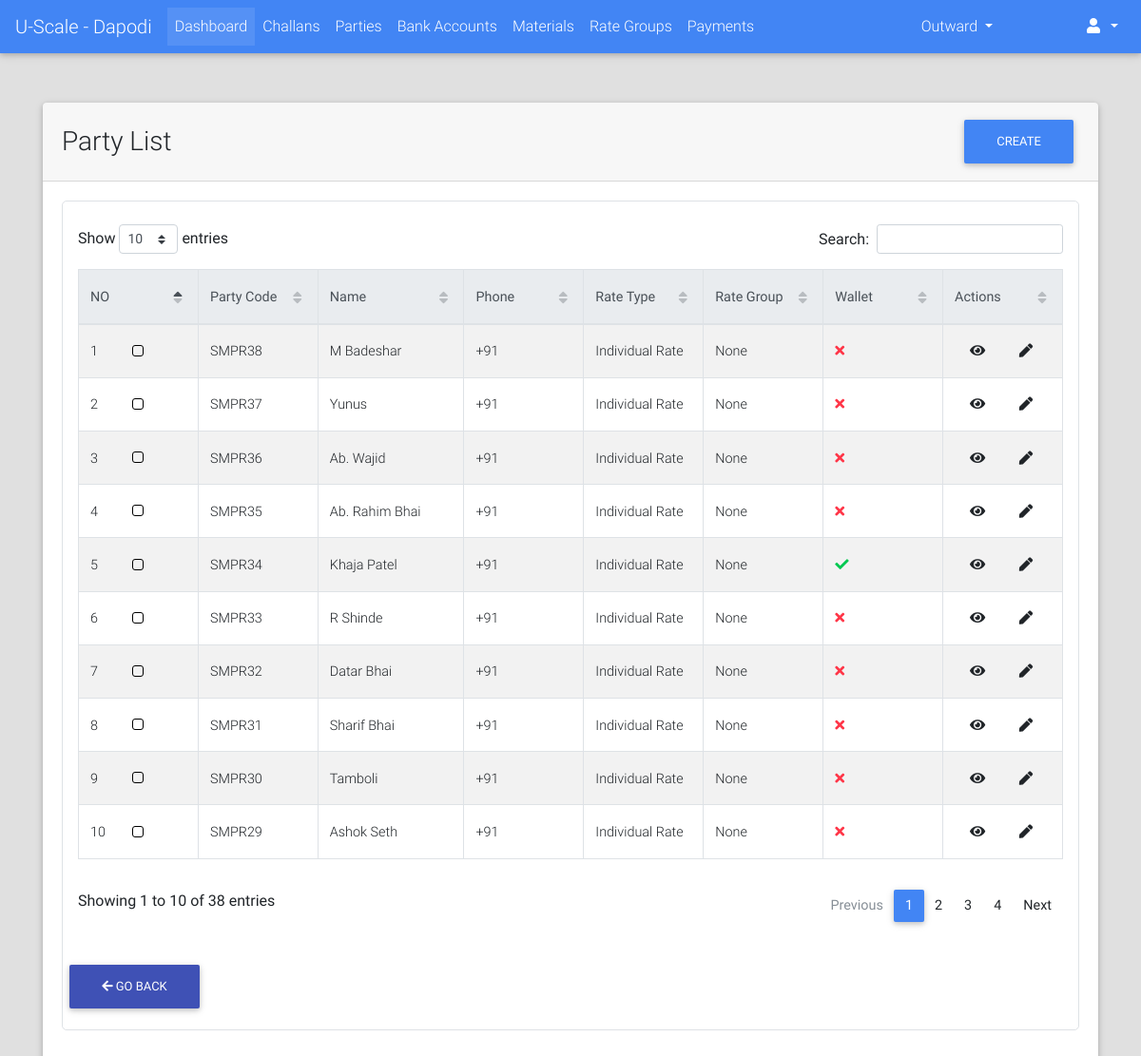
/parties/list/ (signed in), run on the app's committed database.
### parties/models.py (models this page shows, shortened)
class Party(models.Model):
    RATE_TYPE_CHOICES = (("GR", "Group Rate"), ("IR", "Individual Rate"))
    rate_type = models.CharField(max_length=2, choices=RATE_TYPE_CHOICES)
    rate_group = models.ForeignKey("rates.RateGroup", on_delete=models.PROTECT, blank=True, null=True)
    name = models.CharField(max_length=128)
    party_code = models.CharField(max_length=32, blank=True)
    address = models.TextField(blank=True)
    phone = models.CharField(max_length=13)
    whatsapp = models.CharField(max_length=13, blank=True)
    email = models.EmailField(blank=True, null=True)
    extra_info = models.TextField(blank=True)
    is_wallet_party = models.BooleanField(default=False)
    is_active = models.BooleanField(default=True)
    @property
    def get_absolute_url(self):
        return reverse_lazy("parties:detail", kwargs={"party_code": self.party_code})
    @property
    def get_update_url(self):
        return reverse_lazy("parties:update", kwargs={"party_code": self.party_code})
    class Meta:
        verbose_name = "Party"
        verbose_name_plural = "Parties"

### parties/views.py (the view)
class PartyListView(LoginRequiredMixin, ListView):
    model = Party
    context_object_name = "parties"
    template_name = "parties/list.html"
    ordering = "-id"
    def get_queryset(self):
        qs = super().get_queryset()
        return qs.filter(is_active=True)

### portal/templates/parties/list.html (shortened to what this page needs)
{% extends "portal/base.html" %}
{% load crispy_forms_tags %}
{% load static %}
{% block custom_links %}
    <link href="{% static "css/addons/datatables.min.css" %}" rel="stylesheet">
    <link href="{% static "css/addons/datatables-select.min.css" %}" rel="stylesheet">
{% endblock %}
{% block content %}
    <br><br>
    <div class="container">
        <div class="card">
            <div class="card-header">
                <div class="row">
                    <div class="col-lg-9 m-auto">
                        <h3 class="m-auto">Party List</h3>
                    </div>
                    <div class="col-lg-3">
                        <a class="float-right" href="{% url "parties:add" %}"><button class="btn btn-primary">Create</button></a>
                    </div>
                </div>
            </div>
            <div class="card-body">
                 <div class="table p-3 border" style="border-radius: 5px">
                     <table id="dt-basic-checkbox" class="table table-striped table-bordered" cellspacing="0" width="100%">
                         <thead class="thead-light">
                            <th class="th-sm">NO</th>
                            <th class="th-sm">Party Code</th>
                            <th class="th-sm">Name</th>
                            <th class="th-sm">Phone</th>
                            <th class="th-sm">Rate Type</th>
                            <th class="th-sm">Rate Group</th>
                            <th class="th-sm">Wallet</th>
                            <th class="th-sm">Actions</th>
                         </thead>
                         <tbody>
                             {% if parties %}
                                 {% for party in parties %}
                                     <tr>
                                        <td>{{ forloop.counter }}</td>
                                         <td><a href="{{ party.get_absolute_url }}">{{ party.party_code }}</a></td>
                                        <td>{{ party.name }}</td>
                                        <td>{{ party.phone }}</td>
                                        <td>{{ party.get_rate_type_display }}</td>
                                        <td>{{ party.rate_group }}</td>
                                        <td>
                                            {% if party.is_wallet_party %}
                                                <i class="fa fa-check text-success"></i>
                                            {% else %}
                                                <i class="fa fa-times text-danger"></i>
                                            {% endif %}
                                        </td>
                                        <td class="m-auto">
                                            <a class="m-3" href="{{ party.get_absolute_url }}"><i class="fa fa-eye"></i></a>
                                            <a class="m-3" href="{{ party.get_update_url }}"><i class="fa fa-pen"></i></a>
                                        </td>
                                     </tr>
                                 {% endfor %}
                             {% else %}
                                 <span class="text-black-50 font-weight-bold">No Parties Found</span>
                             {% endif %}
                         </tbody>
                    </table>
                    {% include "portal/goback_btn.html" %}
                 </div>
            </div>
        </div>
    </div>
{% endblock %}

### data on the page
Party: party_code "SMPR38", name "M Badeshar", phone "+91", rate_type "Individual Rate", rate_group "None", is_wallet_party False (drawn)
Party: party_code "SMPR37", name "Yunus", phone "+91", rate_type "Individual Rate", rate_group "None", is_wallet_party False (drawn)
Party: party_code "SMPR36", name "Ab. Wajid", phone "+91", rate_type "Individual Rate", rate_group "None", is_wallet_party False (drawn)
Party: party_code "SMPR35", name "Ab. Rahim Bhai", phone "+91", rate_type "Individual Rate", rate_group "None", is_wallet_party False (drawn)
Party: party_code "SMPR34", name "Khaja Patel", phone "+91", rate_type "Individual Rate", rate_group "None", is_wallet_party True (drawn)
Party: party_code "SMPR33", name "R Shinde", phone "+91", rate_type "Individual Rate", rate_group "None", is_wallet_party False (drawn)
Party: party_code "SMPR32", name "Datar Bhai", phone "+91", rate_type "Individual Rate", rate_group "None", is_wallet_party False (drawn)
Party: party_code "SMPR31", name "Sharif Bhai", phone "+91", rate_type "Individual Rate", rate_group "None", is_wallet_party False (drawn)
Party: party_code "SMPR30", name "Tamboli", phone "+91", rate_type "Individual Rate", rate_group "None", is_wallet_party False (drawn)
Party: party_code "SMPR29", name "Ashok Seth", phone "+91", rate_type "Individual Rate", rate_group "None", is_wallet_party False (drawn)
